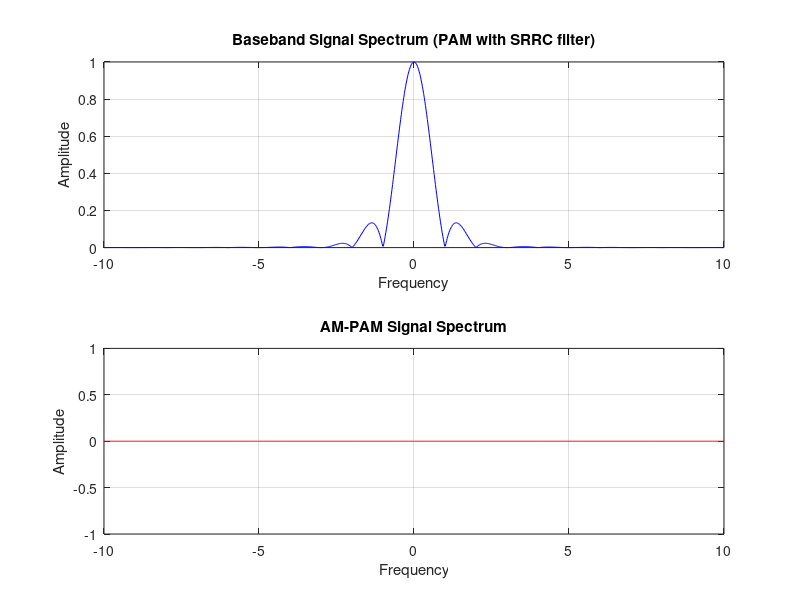

Source code (MATLAB):
% Define parameters
ex = 0.5; % Roll-off factor for square-root raised-cosine filter
T = 1; % Time period
fc = 40 / T; % Carrier frequency
% Frequency range
f = linspace(-10/T, 10/T, 1000);
% Calculate baseband signal spectrum (PAM with square-root raised-cosine filter)
X_baseband = sinc(f * T) .* cos(pi * ex * f * T) ./ (1 - (2 * ex * f * T).^2);
% Calculate carrier spectrum (impulses at +/-fc)
carrier = zeros(size(f));
carrier(f == fc) = 1;
carrier(f == -fc) = 1;
% Calculate amplitude-modulated PAM signal spectrum
Y_AM_PAM = conv(X_baseband, carrier, 'same');
% Plotting the spectra
figure;
% Baseband signal spectrum
subplot(2, 1, 1);
plot(f, abs(X_baseband), 'b');
title('Baseband Signal Spectrum (PAM with SRRC filter)');
xlabel('Frequency');
ylabel('Amplitude');
grid on;
% AM-PAM signal spectrum
subplot(2, 1, 2);
plot(f, abs(Y_AM_PAM), 'r');
title('AM-PAM Signal Spectrum');
xlabel('Frequency');
ylabel('Amplitude');
grid on;
% Show plots
